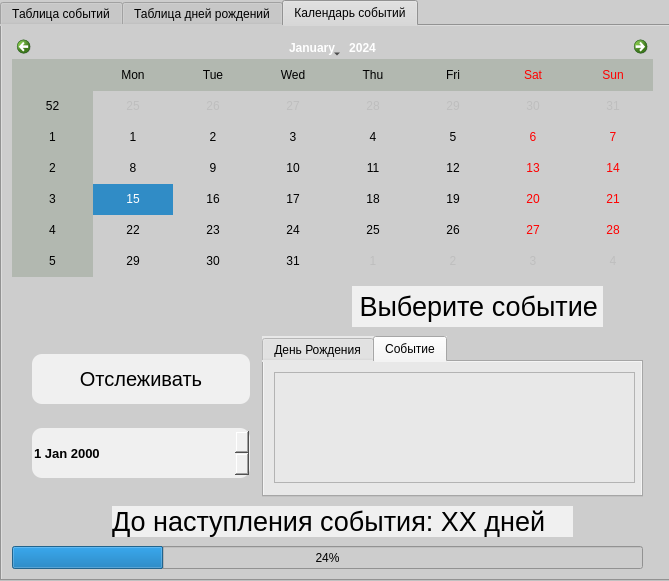
<?xml version="1.0" encoding="UTF-8"?>
<ui version="4.0">
 <class>MainWindow</class>
 <widget class="QMainWindow" name="MainWindow">
  <property name="enabled">
   <bool>true</bool>
  </property>
  <property name="geometry">
   <rect>
    <x>0</x>
    <y>0</y>
    <width>669</width>
    <height>581</height>
   </rect>
  </property>
  <property name="windowTitle">
   <string>Календарь</string>
  </property>
  <property name="styleSheet">
   <string notr="true">background-color: rgb(205, 205, 205);</string>
  </property>
  <widget class="QWidget" name="centralwidget">
   <widget class="QTabWidget" name="tabWidget">
    <property name="geometry">
     <rect>
      <x>0</x>
      <y>0</y>
      <width>671</width>
      <height>581</height>
     </rect>
    </property>
    <property name="styleSheet">
     <string notr="true"/>
    </property>
    <property name="currentIndex">
     <number>2</number>
    </property>
    <widget class="QWidget" name="tab_5">
     <attribute name="title">
      <string>Таблица событий</string>
     </attribute>
     <widget class="QLabel" name="label_7">
      <property name="geometry">
       <rect>
        <x>120</x>
        <y>10</y>
        <width>191</width>
        <height>51</height>
       </rect>
      </property>
      <property name="font">
       <font>
        <pointsize>16</pointsize>
        <weight>75</weight>
        <italic>false</italic>
        <bold>true</bold>
        <stylestrategy>PreferDefault</stylestrategy>
        <kerning>true</kerning>
       </font>
      </property>
      <property name="text">
       <string>     События</string>
      </property>
      <property name="margin">
       <number>15</number>
      </property>
     </widget>
     <widget class="QLabel" name="label_8">
      <property name="geometry">
       <rect>
        <x>390</x>
        <y>10</y>
        <width>241</width>
        <height>41</height>
       </rect>
      </property>
      <property name="font">
       <font>
        <pointsize>13</pointsize>
       </font>
      </property>
      <property name="styleSheet">
       <string notr="true">background-color: rgb(240, 240, 240);</string>
      </property>
      <property name="text">
       <string> Сегодняшняя дата: XX.XX.XX</string>
      </property>
     </widget>
     <widget class="QPushButton" name="pushButton_4">
      <property name="geometry">
       <rect>
        <x>460</x>
        <y>70</y>
        <width>160</width>
        <height>41</height>
       </rect>
      </property>
      <property name="font">
       <font>
        <family>Segoe UI Black</family>
        <pointsize>10</pointsize>
        <weight>75</weight>
        <bold>true</bold>
       </font>
      </property>
      <property name="styleSheet">
       <string notr="true">background-color: rgb(240, 240, 240);
border-radius: 10px;

</string>
      </property>
      <property name="text">
       <string>Добавить </string>
      </property>
     </widget>
     <widget class="QPushButton" name="pushButton_5">
      <property name="geometry">
       <rect>
        <x>460</x>
        <y>120</y>
        <width>160</width>
        <height>41</height>
       </rect>
      </property>
      <property name="font">
       <font>
        <family>Segoe UI Black</family>
        <pointsize>10</pointsize>
        <weight>75</weight>
        <bold>true</bold>
       </font>
      </property>
      <property name="styleSheet">
       <string notr="true">background-color: rgb(240, 240, 240);
border-radius: 10px;

</string>
      </property>
      <property name="text">
       <string>Удалить</string>
      </property>
     </widget>
     <widget class="QTableWidget" name="tableWidget_2">
      <property name="geometry">
       <rect>
        <x>20</x>
        <y>70</y>
        <width>421</width>
        <height>451</height>
       </rect>
      </property>
      <property name="styleSheet">
       <string notr="true">background-color: rgb(240, 240, 240);</string>
      </property>
      <column>
       <property name="text">
        <string>Название</string>
       </property>
      </column>
      <column>
       <property name="text">
        <string>Дата</string>
       </property>
      </column>
      <column>
       <property name="text">
        <string>Дней осталось</string>
       </property>
      </column>
     </widget>
    </widget>
    <widget class="QWidget" name="tab">
     <property name="accessibleName">
      <string/>
     </property>
     <property name="styleSheet">
      <string notr="true"/>
     </property>
     <attribute name="title">
      <string>Таблица дней рождений</string>
     </attribute>
     <widget class="QPushButton" name="pushButton">
      <property name="geometry">
       <rect>
        <x>460</x>
        <y>70</y>
        <width>160</width>
        <height>41</height>
       </rect>
      </property>
      <property name="font">
       <font>
        <family>Segoe UI Black</family>
        <pointsize>10</pointsize>
        <weight>75</weight>
        <bold>true</bold>
       </font>
      </property>
      <property name="styleSheet">
       <string notr="true">background-color: rgb(240, 240, 240);
border-radius: 10px;

</string>
      </property>
      <property name="text">
       <string>Добавить </string>
      </property>
     </widget>
     <widget class="QLabel" name="label">
      <property name="geometry">
       <rect>
        <x>130</x>
        <y>10</y>
        <width>191</width>
        <height>51</height>
       </rect>
      </property>
      <property name="font">
       <font>
        <pointsize>16</pointsize>
        <weight>75</weight>
        <italic>false</italic>
        <bold>true</bold>
        <stylestrategy>PreferDefault</stylestrategy>
        <kerning>true</kerning>
       </font>
      </property>
      <property name="text">
       <string>Дни рождения</string>
      </property>
      <property name="margin">
       <number>15</number>
      </property>
     </widget>
     <widget class="QLabel" name="label_4">
      <property name="geometry">
       <rect>
        <x>390</x>
        <y>10</y>
        <width>241</width>
        <height>41</height>
       </rect>
      </property>
      <property name="font">
       <font>
        <pointsize>13</pointsize>
       </font>
      </property>
      <property name="styleSheet">
       <string notr="true">background-color: rgb(240, 240, 240);</string>
      </property>
      <property name="text">
       <string> Сегодняшняя дата: XX.XX.XX</string>
      </property>
     </widget>
     <widget class="QPushButton" name="pushButton_3">
      <property name="geometry">
       <rect>
        <x>460</x>
        <y>120</y>
        <width>160</width>
        <height>41</height>
       </rect>
      </property>
      <property name="font">
       <font>
        <family>Segoe UI Black</family>
        <pointsize>10</pointsize>
        <weight>75</weight>
        <bold>true</bold>
       </font>
      </property>
      <property name="styleSheet">
       <string notr="true">background-color: rgb(240, 240, 240);
border-radius: 10px;

</string>
      </property>
      <property name="text">
       <string>Удалить</string>
      </property>
     </widget>
     <widget class="QTableWidget" name="tableWidget">
      <property name="geometry">
       <rect>
        <x>20</x>
        <y>70</y>
        <width>421</width>
        <height>451</height>
       </rect>
      </property>
      <property name="styleSheet">
       <string notr="true">background-color: rgb(240, 240, 240);</string>
      </property>
      <column>
       <property name="text">
        <string>Имя</string>
       </property>
      </column>
      <column>
       <property name="text">
        <string>Фамилия</string>
       </property>
      </column>
      <column>
       <property name="text">
        <string>Дата</string>
       </property>
      </column>
      <column>
       <property name="text">
        <string>Осталось</string>
       </property>
      </column>
     </widget>
    </widget>
    <widget class="QWidget" name="tab_2">
     <attribute name="title">
      <string>Календарь событий</string>
     </attribute>
     <widget class="QCalendarWidget" name="calendarWidget">
      <property name="geometry">
       <rect>
        <x>10</x>
        <y>10</y>
        <width>641</width>
        <height>241</height>
       </rect>
      </property>
      <property name="styleSheet">
       <string notr="true">alternate-background-color: rgb(178, 184, 176);
background-color: rgb(205, 205, 205);
</string>
      </property>
     </widget>
     <widget class="QProgressBar" name="progressBar">
      <property name="geometry">
       <rect>
        <x>10</x>
        <y>520</y>
        <width>631</width>
        <height>23</height>
       </rect>
      </property>
      <property name="value">
       <number>24</number>
      </property>
     </widget>
     <widget class="QLabel" name="label_2">
      <property name="geometry">
       <rect>
        <x>350</x>
        <y>260</y>
        <width>251</width>
        <height>41</height>
       </rect>
      </property>
      <property name="font">
       <font>
        <pointsize>20</pointsize>
       </font>
      </property>
      <property name="styleSheet">
       <string notr="true">background-color: rgb(240, 240, 240);</string>
      </property>
      <property name="text">
       <string> Выберите событие</string>
      </property>
     </widget>
     <widget class="QLabel" name="label_3">
      <property name="geometry">
       <rect>
        <x>110</x>
        <y>480</y>
        <width>461</width>
        <height>31</height>
       </rect>
      </property>
      <property name="font">
       <font>
        <pointsize>20</pointsize>
       </font>
      </property>
      <property name="styleSheet">
       <string notr="true">background-color: rgb(240, 240, 240);</string>
      </property>
      <property name="text">
       <string>До наступления события: XX дней</string>
      </property>
     </widget>
     <widget class="QTabWidget" name="tabWidget_2">
      <property name="geometry">
       <rect>
        <x>260</x>
        <y>310</y>
        <width>381</width>
        <height>161</height>
       </rect>
      </property>
      <property name="styleSheet">
       <string notr="true">background-color: rgb(232, 232, 232);</string>
      </property>
      <property name="currentIndex">
       <number>1</number>
      </property>
      <widget class="QWidget" name="tab_3">
       <attribute name="title">
        <string>День Рождения</string>
       </attribute>
       <widget class="QPlainTextEdit" name="plainTextEdit">
        <property name="geometry">
         <rect>
          <x>170</x>
          <y>20</y>
          <width>151</width>
          <height>31</height>
         </rect>
        </property>
        <property name="styleSheet">
         <string notr="true">background-color: rgb(240, 240, 240);</string>
        </property>
       </widget>
       <widget class="QLabel" name="label_5">
        <property name="geometry">
         <rect>
          <x>40</x>
          <y>20</y>
          <width>101</width>
          <height>31</height>
         </rect>
        </property>
        <property name="styleSheet">
         <string notr="true">font: 12pt &quot;MS Shell Dlg 2&quot;;</string>
        </property>
        <property name="text">
         <string>        Имя</string>
        </property>
       </widget>
       <widget class="QPlainTextEdit" name="plainTextEdit_3">
        <property name="geometry">
         <rect>
          <x>170</x>
          <y>70</y>
          <width>151</width>
          <height>31</height>
         </rect>
        </property>
        <property name="styleSheet">
         <string notr="true">background-color: rgb(240, 240, 240);</string>
        </property>
       </widget>
       <widget class="QLabel" name="label_6">
        <property name="geometry">
         <rect>
          <x>40</x>
          <y>70</y>
          <width>101</width>
          <height>31</height>
         </rect>
        </property>
        <property name="styleSheet">
         <string notr="true">font: 12pt &quot;MS Shell Dlg 2&quot;;</string>
        </property>
        <property name="text">
         <string>    Фамилия</string>
        </property>
       </widget>
      </widget>
      <widget class="QWidget" name="tab_4">
       <attribute name="title">
        <string>Событие</string>
       </attribute>
       <widget class="QPlainTextEdit" name="plainTextEdit_2">
        <property name="geometry">
         <rect>
          <x>10</x>
          <y>10</y>
          <width>361</width>
          <height>111</height>
         </rect>
        </property>
       </widget>
      </widget>
     </widget>
     <widget class="QWidget" name="">
      <property name="geometry">
       <rect>
        <x>30</x>
        <y>310</y>
        <width>218</width>
        <height>161</height>
       </rect>
      </property>
      <layout class="QVBoxLayout" name="verticalLayout">
       <item>
        <widget class="QPushButton" name="pushButton_2">
         <property name="enabled">
          <bool>true</bool>
         </property>
         <property name="font">
          <font>
           <pointsize>15</pointsize>
          </font>
         </property>
         <property name="styleSheet">
          <string notr="true">border-radius: 10px;
background-color: rgb(240, 240, 240);
height: 50 px;</string>
         </property>
         <property name="text">
          <string>Отслеживать</string>
         </property>
         <property name="autoDefault">
          <bool>false</bool>
         </property>
        </widget>
       </item>
       <item>
        <widget class="QDateEdit" name="dateEdit">
         <property name="font">
          <font>
           <pointsize>10</pointsize>
           <weight>75</weight>
           <bold>true</bold>
          </font>
         </property>
         <property name="styleSheet">
          <string notr="true">background-color: rgb(240, 240, 240);
border-radius: 10px;
width: 200px;
height: 50 px;</string>
         </property>
        </widget>
       </item>
      </layout>
     </widget>
    </widget>
   </widget>
  </widget>
 </widget>
 <resources/>
 <connections/>
</ui>
